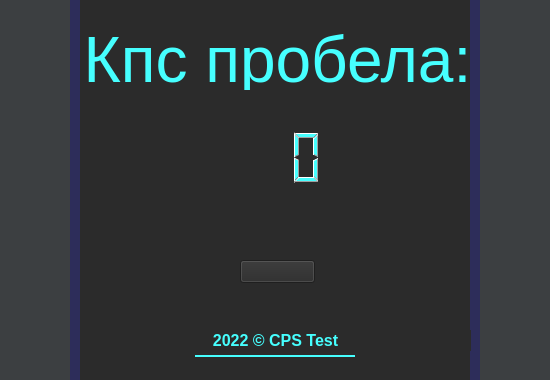
<?xml version="1.0" encoding="UTF-8"?>
<ui version="4.0">
 <class>MainWindow</class>
 <widget class="QMainWindow" name="MainWindow">
  <property name="geometry">
   <rect>
    <x>0</x>
    <y>0</y>
    <width>550</width>
    <height>380</height>
   </rect>
  </property>
  <property name="windowTitle">
   <string>CPS Test</string>
  </property>
  <property name="styleSheet">
   <string notr="true">background-color: rgb(43, 43, 43);</string>
  </property>
  <widget class="QWidget" name="centralwidget">
   <widget class="QLabel" name="label_decor">
    <property name="geometry">
     <rect>
      <x>0</x>
      <y>0</y>
      <width>70</width>
      <height>380</height>
     </rect>
    </property>
    <property name="styleSheet">
     <string notr="true">background-color: rgb(60, 63, 65);</string>
    </property>
    <property name="text">
     <string/>
    </property>
   </widget>
   <widget class="QLabel" name="label_decor_2">
    <property name="geometry">
     <rect>
      <x>480</x>
      <y>0</y>
      <width>70</width>
      <height>380</height>
     </rect>
    </property>
    <property name="styleSheet">
     <string notr="true">background-color: rgb(60, 63, 65);</string>
    </property>
    <property name="text">
     <string/>
    </property>
   </widget>
   <widget class="QLabel" name="label_4decor">
    <property name="geometry">
     <rect>
      <x>70</x>
      <y>0</y>
      <width>10</width>
      <height>380</height>
     </rect>
    </property>
    <property name="styleSheet">
     <string notr="true">background-color: rgb(45, 45, 90);</string>
    </property>
    <property name="text">
     <string/>
    </property>
   </widget>
   <widget class="QLabel" name="label_4decor_2">
    <property name="geometry">
     <rect>
      <x>470</x>
      <y>0</y>
      <width>10</width>
      <height>380</height>
     </rect>
    </property>
    <property name="styleSheet">
     <string notr="true">background-color: rgb(45, 45, 90);</string>
    </property>
    <property name="text">
     <string/>
    </property>
   </widget>
   <widget class="QLabel" name="label_text">
    <property name="geometry">
     <rect>
      <x>85</x>
      <y>30</y>
      <width>385</width>
      <height>60</height>
     </rect>
    </property>
    <property name="font">
     <font>
      <pointsize>48</pointsize>
     </font>
    </property>
    <property name="styleSheet">
     <string notr="true">color: rgb(70, 255, 255);</string>
    </property>
    <property name="text">
     <string>Кпс пробела:</string>
    </property>
    <property name="alignment">
     <set>Qt::AlignCenter</set>
    </property>
   </widget>
   <widget class="QLabel" name="label_text3">
    <property name="geometry">
     <rect>
      <x>80</x>
      <y>330</y>
      <width>391</width>
      <height>21</height>
     </rect>
    </property>
    <property name="font">
     <font>
      <pointsize>12</pointsize>
      <weight>75</weight>
      <bold>true</bold>
     </font>
    </property>
    <property name="styleSheet">
     <string notr="true">color:rgb(70, 255, 255);
</string>
    </property>
    <property name="text">
     <string>2022 © CPS Test</string>
    </property>
    <property name="alignment">
     <set>Qt::AlignCenter</set>
    </property>
   </widget>
   <widget class="QLabel" name="label_2decor">
    <property name="geometry">
     <rect>
      <x>195</x>
      <y>355</y>
      <width>160</width>
      <height>2</height>
     </rect>
    </property>
    <property name="styleSheet">
     <string notr="true">background-color:rgb(70, 255, 255);
</string>
    </property>
    <property name="text">
     <string/>
    </property>
   </widget>
   <widget class="QLabel" name="label_text_estimation_2page">
    <property name="geometry">
     <rect>
      <x>80</x>
      <y>200</y>
      <width>390</width>
      <height>60</height>
     </rect>
    </property>
    <property name="font">
     <font>
      <pointsize>24</pointsize>
     </font>
    </property>
    <property name="layoutDirection">
     <enum>Qt::LeftToRight</enum>
    </property>
    <property name="styleSheet">
     <string notr="true"/>
    </property>
    <property name="text">
     <string/>
    </property>
    <property name="alignment">
     <set>Qt::AlignCenter</set>
    </property>
   </widget>
   <widget class="QLCDNumber" name="lcdNumber2">
    <property name="geometry">
     <rect>
      <x>175</x>
      <y>122</y>
      <width>151</width>
      <height>71</height>
     </rect>
    </property>
    <property name="styleSheet">
     <string notr="true">border: none;
color: rgb(70, 255, 255);
outline: none;</string>
    </property>
   </widget>
   <widget class="QPushButton" name="pushButton">
    <property name="geometry">
     <rect>
      <x>240</x>
      <y>260</y>
      <width>75</width>
      <height>23</height>
     </rect>
    </property>
    <property name="font">
     <font>
      <pointsize>24</pointsize>
     </font>
    </property>
    <property name="text">
     <string/>
    </property>
   </widget>
  </widget>
 </widget>
 <resources/>
 <connections/>
</ui>
